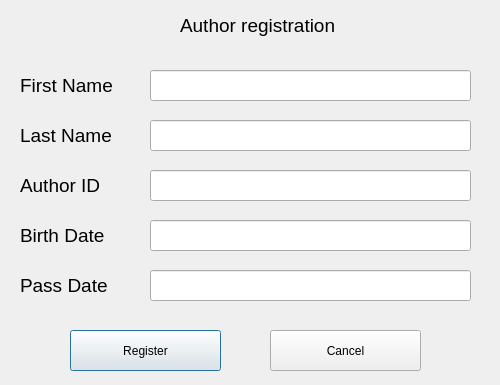
<?xml version="1.0" encoding="UTF-8"?>
<ui version="4.0">
 <class>regAuthorForm</class>
 <widget class="QDialog" name="regAuthorForm">
  <property name="enabled">
   <bool>true</bool>
  </property>
  <property name="geometry">
   <rect>
    <x>0</x>
    <y>0</y>
    <width>500</width>
    <height>385</height>
   </rect>
  </property>
  <property name="windowTitle">
   <string>Author Registration</string>
  </property>
  <widget class="QLabel" name="label">
   <property name="geometry">
    <rect>
     <x>180</x>
     <y>10</y>
     <width>201</width>
     <height>31</height>
    </rect>
   </property>
   <property name="font">
    <font>
     <pointsize>14</pointsize>
    </font>
   </property>
   <property name="text">
    <string>Author registration</string>
   </property>
  </widget>
  <widget class="QLabel" name="label_2">
   <property name="geometry">
    <rect>
     <x>20</x>
     <y>70</y>
     <width>201</width>
     <height>31</height>
    </rect>
   </property>
   <property name="font">
    <font>
     <pointsize>14</pointsize>
    </font>
   </property>
   <property name="text">
    <string>First Name</string>
   </property>
  </widget>
  <widget class="QLabel" name="labelbd">
   <property name="geometry">
    <rect>
     <x>20</x>
     <y>220</y>
     <width>201</width>
     <height>31</height>
    </rect>
   </property>
   <property name="font">
    <font>
     <pointsize>14</pointsize>
    </font>
   </property>
   <property name="text">
    <string>Birth Date</string>
   </property>
  </widget>
  <widget class="QLabel" name="label_4">
   <property name="geometry">
    <rect>
     <x>20</x>
     <y>120</y>
     <width>201</width>
     <height>31</height>
    </rect>
   </property>
   <property name="font">
    <font>
     <pointsize>14</pointsize>
    </font>
   </property>
   <property name="text">
    <string>Last Name</string>
   </property>
  </widget>
  <widget class="QLabel" name="P">
   <property name="geometry">
    <rect>
     <x>20</x>
     <y>270</y>
     <width>201</width>
     <height>31</height>
    </rect>
   </property>
   <property name="font">
    <font>
     <pointsize>14</pointsize>
    </font>
   </property>
   <property name="text">
    <string>Pass Date</string>
   </property>
  </widget>
  <widget class="QLabel" name="label_10">
   <property name="geometry">
    <rect>
     <x>20</x>
     <y>170</y>
     <width>201</width>
     <height>31</height>
    </rect>
   </property>
   <property name="font">
    <font>
     <pointsize>14</pointsize>
    </font>
   </property>
   <property name="text">
    <string>Author ID</string>
   </property>
  </widget>
  <widget class="QLineEdit" name="firstNameTxt">
   <property name="geometry">
    <rect>
     <x>150</x>
     <y>70</y>
     <width>321</width>
     <height>31</height>
    </rect>
   </property>
  </widget>
  <widget class="QLineEdit" name="lastNameTxt">
   <property name="geometry">
    <rect>
     <x>150</x>
     <y>120</y>
     <width>321</width>
     <height>31</height>
    </rect>
   </property>
  </widget>
  <widget class="QLineEdit" name="authorIdTxt">
   <property name="geometry">
    <rect>
     <x>150</x>
     <y>170</y>
     <width>321</width>
     <height>31</height>
    </rect>
   </property>
  </widget>
  <widget class="QLineEdit" name="birthDateTxt">
   <property name="geometry">
    <rect>
     <x>150</x>
     <y>220</y>
     <width>321</width>
     <height>31</height>
    </rect>
   </property>
  </widget>
  <widget class="QLineEdit" name="passDateTxt">
   <property name="geometry">
    <rect>
     <x>150</x>
     <y>270</y>
     <width>321</width>
     <height>31</height>
    </rect>
   </property>
  </widget>
  <widget class="QPushButton" name="registerBtn">
   <property name="enabled">
    <bool>true</bool>
   </property>
   <property name="geometry">
    <rect>
     <x>70</x>
     <y>330</y>
     <width>151</width>
     <height>41</height>
    </rect>
   </property>
   <property name="text">
    <string>Register</string>
   </property>
   <property name="icon">
    <iconset>
     <normaloff>images/5.png</normaloff>images/5.png</iconset>
   </property>
  </widget>
  <widget class="QPushButton" name="cancelBtn">
   <property name="geometry">
    <rect>
     <x>270</x>
     <y>330</y>
     <width>151</width>
     <height>41</height>
    </rect>
   </property>
   <property name="text">
    <string>Cancel</string>
   </property>
   <property name="icon">
    <iconset>
     <normaloff>images/3 (3).png</normaloff>images/3 (3).png</iconset>
   </property>
  </widget>
 </widget>
 <resources/>
 <connections/>
</ui>
